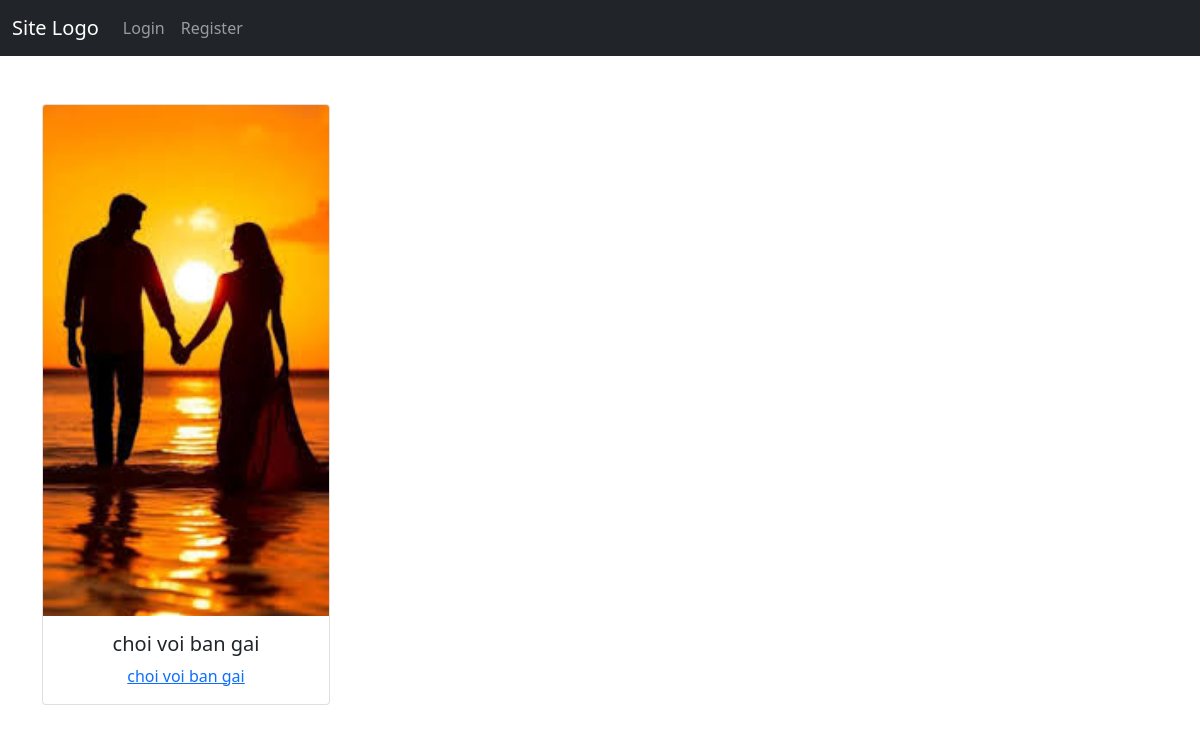
Page /photos/macduykhanh01/albums/ on the committed database.
### album/models.py (models this page shows, shortened)
class Album(models.Model):
    class Status(models.TextChoices):
        PUBLIC = "public", "Public"
        PRIVATE = "private", "Private"
    name = models.CharField(max_length=50, unique=True)
    status = models.CharField(
        max_length=7, choices=Status.choices, default=Status.PUBLIC
    )
    creation_date = models.DateTimeField(auto_now_add=True)
    user = models.ForeignKey(User, on_delete=models.CASCADE, related_name="albums")
    def get_absolute_url(self):
        return reverse("album:album", kwargs={"slug": self.user.slug, "pk": self.pk})
    class Meta:
        indexes = [
            models.Index(fields=["name"], name="album_name_idx"),
            models.Index(fields=["user"], name="album_user_idx"),
        ]
        constraints = [
            models.UniqueConstraint(fields=["name", "user"], name="unique_name_user"),
        ]
        ordering = ["-creation_date"]

class AlbumImage(models.Model):
    image = models.ImageField(upload_to="images/")
    upload_date = models.DateTimeField(auto_now_add=True)
    album = models.ForeignKey(
        Album, on_delete=models.CASCADE, related_name="album_images"
    )
    user = models.ForeignKey(
        User, on_delete=models.CASCADE, related_name="album_image_user"
    )
    class Meta:
        indexes = [
            models.Index(fields=["image"], name="album_image_idx"),
        ]
        ordering = ["-upload_date"]

### album/views.py (the view)
# urls.py: path("photos/<slug:slug>/albums/", views.AlbumsView.as_view(), name="albums"),
class AlbumsView(ListView):
    model = Album
    template_name = "album/albums.html"
    context_object_name = "albums"
    def get_queryset(self):
        user = self.kwargs["slug"]
        return Album.objects.filter(user__username=user)
    def get_context_data(self, **kwargs):
        context = super().get_context_data(**kwargs)
        context["profile_user"] = User.objects.get(username=self.kwargs["slug"])
        return context

### album/templates/album/albums.html (shortened to what this page needs)
{% extends 'base.html' %}
{% block content %}
    {% for album in albums %}
        <div class="card text-center" style="width: 18rem;">
           {% with first_image=album.album_images.first %}
           <img src="{{ first_image.image.url }}" alt="" class="card-img-top">
           {% endwith %}
            <div class="card-body">
                <h5 class="card-title">
                    {{ album.name }}
                </h5>
                <a href="{{ album.get_absolute_url }}" class="card-link">
                    {{ album.name }}
                </a>
            </div>
        </div>
    {% empty %}
        <p>
            There are no albums yet.
        </p>
    {% endfor %}
{% endblock content %}

### rows in the picture
Album: album_images.first.image (picture), name "choi voi ban gai"
